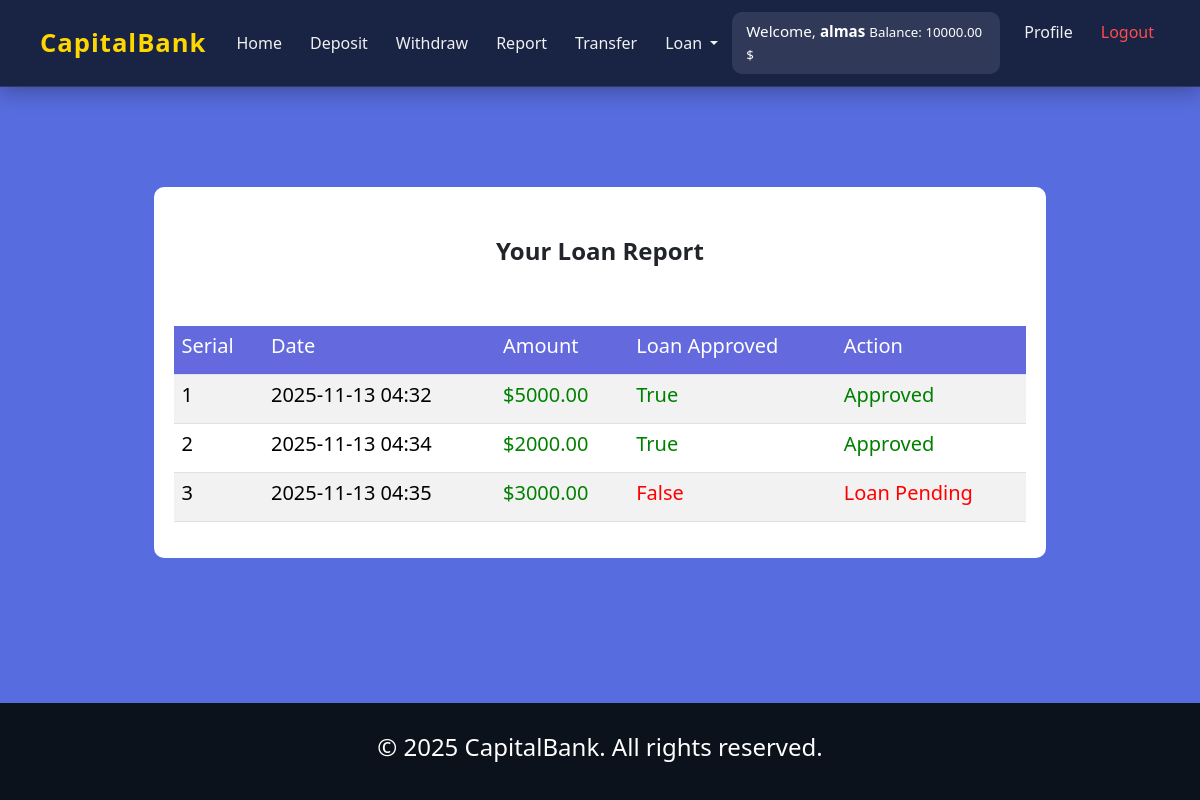
Page /transactions/loans/ (signed in) on the committed database.
### accounts/models.py (models this page shows, shortened)
class UserBankAccount(models.Model):
    user = models.OneToOneField(User, related_name='account', on_delete=models.CASCADE)  # related_name er maddhome user er attribiute jemon name ,gender,account_type ittadi access kora jay
    account_type = models.CharField(max_length=10, choices=ACCOUNT_TYPE)
    account_no = models.IntegerField(unique=True)               # unique mane duijoner account no kokhono same hbe na
    birth_date = models.DateField(null=True, blank=True)
    gender = models.CharField(max_length=10, choices=GENDER_TYPE)
    initial_deposite_date = models.DateField(auto_now=True)
    balance = models.DecimalField(default=0, max_digits=12, decimal_places=2)  # Decimal mane 12 digit nite parbe,,decimal_palace =2 mane doshomik er por duighor nibe

### transactions/models.py (models this page shows)
class TransactionModel(models.Model):
      account = models.ForeignKey(UserBankAccount, related_name='transactions', on_delete=models.CASCADE) # ekjon user er multiple transactions hote pare
      amount = models.DecimalField(max_digits=12, decimal_places=2)
      balance_after_transaction = models.DecimalField(max_digits=12, decimal_places=2)
      transaction_type = models.IntegerField(choices=TRANSACTIONS_TYPE,null=True)
      time_stamp = models.DateTimeField(auto_now_add=True)
      loan_approve = models.BooleanField(default=False)
      class Meta:
            ordering = ['time_stamp']

### transactions/views.py (the view)
# urls.py: path('loans/', LoanListView.as_view(), name = 'loan_list'),
class LoanListView(LoginRequiredMixin, ListView):
     model = TransactionModel
     template_name = 'transactions/loan_request.html'
     context_object_name = 'loans'
     def get_queryset(self):
          user_account = self.request.user.account
          queryset = TransactionModel.objects.filter(account = user_account, transaction_type = LOAN)
          return queryset

### transactions/templates/transactions/loan_request.html (shortened to what this page needs)
{% extends 'base.html' %}
{% block body %}
<div class="container my-4">
    <div class="loan-container">
        <div class="loan-header text-center mb-4">
            <h4 style="font-weight: bold;">Your Loan Report</h4>
        </div>
        <div class="loan-table table-responsive">
            <table class="table table-striped">
                <thead>
                    <tr>
                        <th><h5>Serial</h5></th>
                        <th><h5>Date</h5></th>
                        <th><h5>Amount</h5></th>
                        <th><h5>Loan Approved</h5></th>
                        <th><h5>Action</h5></th>
                    </tr>
                </thead>
                <tbody>
                    {% for loan in loans %}
                    <tr>
                        <td><h5>{{ forloop.counter }}</h5></td>
                        <td><h5>{{ loan.time_stamp|date:"Y-m-d H:i" }}</h5></td>
                        <td><h5 style="color:green">${{ loan.amount }}</h5></td>
                        <td>
                            {% if loan.loan_approve %}
                                <h5 style="color:green">True</h5>
                            {% else %}
                                <h5 style="color:red">False</h5>
                            {% endif %}
                        </td>
                        <td>
                            {% if loan.loan_approve %}
                                <h5 style="color:green">Approved</h5>
                            {% else %}
                                <h5 style="color:red">Loan Pending</h5>
                            {% endif %}
                        </td>
                    </tr>
                    {% empty %}
                    <tr>
                        <td colspan="5" class="text-center">No loan requests yet.</td>
                    </tr>
                    {% endfor %}
                </tbody>
            </table>
        </div>
    </div>
</div>
{% endblock %}

### core/templates/base.html (shortened to what this page needs)
 {% load static %}
<!DOCTYPE html>
<html lang="en">
<head>
    <link href="https://cdn.jsdelivr.net/npm/bootstrap@5.3.7/dist/css/bootstrap.min.css" rel="stylesheet">
    <link rel="stylesheet" href="{% static 'cs/style.css' %}?v=1" />
</head>
<body>
      {% include 'navbar.html' %}
     <div>
        {% block body %}
        {% endblock %}
    </div>
    {% include 'footer.html' %}
</body>
</html>

### core/templates/navbar.html (shortened to what this page needs)
<nav class="navbar navbar-expand-lg navbar-dark premium-navbar">
  <div class="container-fluid">
    <a class="navbar-brand fw-bold" href="#">
       CapitalBank
    </a>
    <div class="collapse navbar-collapse" id="navbarContent">
      <ul class="navbar-nav me-auto mb-2 mb-lg-0">
        <li class="nav-item"><a class="nav-link active" href="{% url 'home' %}"> Home</a></li>
        {% if request.user.is_authenticated %}
          <li class="nav-item"><a class="nav-link" href="{% url 'deposit_money' %}"> Deposit</a></li>
          <li class="nav-item"><a class="nav-link" href="{% url 'withdraw_money' %}"> Withdraw</a></li>
          <li class="nav-item"><a class="nav-link" href="{% url 'transaction_report' %}"> Report</a></li>
          <li class="nav-item"><a class="nav-link" href="{% url 'transfer_money' %}"> Transfer</a></li>
          <li class="nav-item dropdown">
            <a class="nav-link dropdown-toggle" href="#" role="button" data-bs-toggle="dropdown">
               Loan
            </a>
          </li>
        {% endif %}
      </ul>
      <ul class="navbar-nav ms-auto mb-2 mb-lg-0">
        {% if request.user.is_authenticated %}
          <li class="nav-item">
            <div class="balance-box">
              Welcome, <strong>{{ request.user.username }}</strong>
              <small>Balance: {{ request.user.account.balance }} $</small>
            </div>
          </li>
          <li class="nav-item"><a class="nav-link" href="{% url 'profile' %}"> Profile</a></li>
          <li class="nav-item"><a class="nav-link logout-btn" href="{% url 'logout' %}"> Logout</a></li>
        {% else %}
          <li class="nav-item"><a class="nav-link" href="{% url 'register' %}"><i class="fas fa-user-plus"></i> Register</a></li>
          <li class="nav-item"><a class="nav-link login-btn" href="{% url 'login' %}"><i class="fas fa-sign-in-alt"></i> Login</a></li>
        {% endif %}
      </ul>
    </div>
  </div>
</nav>

### core/templates/footer.html
<div class="footer">
    <h4>&copy; 2025 CapitalBank. All rights reserved.</h4>
</div>

### static/cs/style.css (style rules this page uses)
html, body { display: flex; flex-direction: column; min-height: 100vh; margin: 0; padding: 0; background-color: #576CDE; box-sizing: border-box; }
.premium-navbar { background: rgba(15, 23, 42, 0.85); backdrop-filter: blur(12px); box-shadow: 0 4px 20px rgba(0,0,0,0.3); border-bottom: 1px solid rgba(255,255,255,0.1); padding: 12px 20px; }
.navbar-brand { font-size: 1.6rem; color: #FFD700 !important; letter-spacing: 1px; display: flex; align-items: center; gap: 8px; }
.nav-link { color: #f1f1f1 !important; font-weight: 500; padding: 8px 14px !important; border-radius: 8px; transition: all 0.3s ease; }
.balance-box { background: rgba(255,255,255,0.1); padding: 8px 14px; border-radius: 10px; font-size: 0.95rem; color: #fff; margin-right: 10px; }
.logout-btn { color: #ff4d4d !important; }
.footer { margin-top: auto; background-color: #0B121B; color: white; text-align: center; padding:30px; font-size: 14px; }
.report-container,.loan-container { width:80%; min-height: 350px; background-color: white; border-radius:10px; padding:20px; margin:auto; margin-top: 100px; }
.report-header,.loan-header { margin-top: 30px; }
.report-table,.loan-table { margin-top: 60px; }
.report-table table th, .loan-table table th { background-color:#646ADD ; color:white; }

### rows in the picture
TransactionModel: time_stamp "2025-11-13 04:32", amount "5000.00", loan_approve "True"
TransactionModel: time_stamp "2025-11-13 04:34", amount "2000.00", loan_approve "True"
TransactionModel: time_stamp "2025-11-13 04:35", amount "3000.00", loan_approve "False"

### other values in the picture
{{ request.user.username }} "almas"
{{ request.user.account.balance }} "10000.00"
